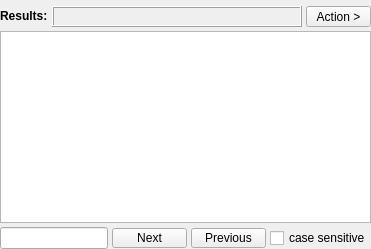
      <widget class="QWidget" name="tabResult">
       <attribute name="title">
        <string>Results</string>
       </attribute>
       <layout class="QVBoxLayout" name="verticalLayout">
        <property name="spacing">
         <number>4</number>
        </property>
        <property name="leftMargin">
         <number>0</number>
        </property>
        <property name="topMargin">
         <number>6</number>
        </property>
        <property name="rightMargin">
         <number>0</number>
        </property>
        <property name="bottomMargin">
         <number>0</number>
        </property>
        <item>
         <layout class="QHBoxLayout" name="horizontalLayout_8">
          <item>
           <widget class="QLabel" name="label_3">
            <property name="sizePolicy">
             <sizepolicy hsizetype="Maximum" vsizetype="Maximum">
              <horstretch>0</horstretch>
              <verstretch>0</verstretch>
             </sizepolicy>
            </property>
            <property name="font">
             <font>
              <weight>75</weight>
              <bold>true</bold>
             </font>
            </property>
            <property name="text">
             <string>Results:</string>
            </property>
           </widget>
          </item>
          <item>
           <widget class="QLabel" name="labelResultsCount">
            <property name="frameShape">
             <enum>QFrame::Box</enum>
            </property>
            <property name="frameShadow">
             <enum>QFrame::Raised</enum>
            </property>
            <property name="text">
             <string/>
            </property>
           </widget>
          </item>
          <item>
           <widget class="QToolButton" name="buttonActionJson">
            <property name="minimumSize">
             <size>
              <width>65</width>
              <height>20</height>
             </size>
            </property>
            <property name="text">
             <string>Action &gt;</string>
            </property>
           </widget>
          </item>
         </layout>
        </item>
        <item>
         <widget class="QPlainTextEdit" name="plainTextEditResults">
          <property name="contextMenuPolicy">
           <enum>Qt::DefaultContextMenu</enum>
          </property>
          <property name="readOnly">
           <bool>true</bool>
          </property>
         </widget>
        </item>
        <item>
         <layout class="QHBoxLayout" name="horizontalLayout_4">
          <item>
           <widget class="QLineEdit" name="lineEditFind">
            <property name="minimumSize">
             <size>
              <width>0</width>
              <height>0</height>
             </size>
            </property>
           </widget>
          </item>
          <item>
           <widget class="QToolButton" name="buttonNext">
            <property name="minimumSize">
             <size>
              <width>75</width>
              <height>20</height>
             </size>
            </property>
            <property name="maximumSize">
             <size>
              <width>70</width>
              <height>20</height>
             </size>
            </property>
            <property name="text">
             <string>Next</string>
            </property>
           </widget>
          </item>
          <item>
           <widget class="QToolButton" name="buttonPrev">
            <property name="minimumSize">
             <size>
              <width>75</width>
              <height>20</height>
             </size>
            </property>
            <property name="maximumSize">
             <size>
              <width>70</width>
              <height>20</height>
             </size>
            </property>
            <property name="text">
             <string>Previous</string>
            </property>
           </widget>
          </item>
          <item>
           <widget class="QCheckBox" name="checkBoxCaseSensitive">
            <property name="text">
             <string>case sensitive</string>
            </property>
           </widget>
          </item>
         </layout>
        </item>
       </layout>
      </widget>
